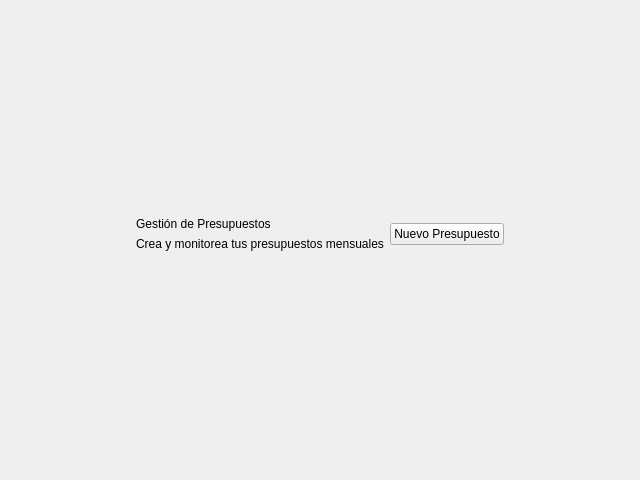
<?xml version="1.0" encoding="UTF-8"?>
<ui version="4.0">
 <class>PanelPresupuestos</class>
 <widget class="QWidget" name="PanelPresupuestos">
  <property name="geometry">
   <rect>
    <x>0</x>
    <y>0</y>
    <width>640</width>
    <height>480</height>
   </rect>
  </property>
  <property name="windowTitle">
   <string>Form</string>
  </property>
  <layout class="QGridLayout" name="gridLayout_2">
   <item row="0" column="1">
    <spacer name="verticalSpacer_2">
     <property name="orientation">
      <enum>Qt::Orientation::Vertical</enum>
     </property>
     <property name="sizeHint" stdset="0">
      <size>
       <width>20</width>
       <height>192</height>
      </size>
     </property>
    </spacer>
   </item>
   <item row="1" column="0">
    <spacer name="horizontalSpacer">
     <property name="orientation">
      <enum>Qt::Orientation::Horizontal</enum>
     </property>
     <property name="sizeHint" stdset="0">
      <size>
       <width>92</width>
       <height>20</height>
      </size>
     </property>
    </spacer>
   </item>
   <item row="1" column="1">
    <layout class="QGridLayout" name="gridLayout">
     <item row="0" column="0">
      <widget class="QLabel" name="label">
       <property name="minimumSize">
        <size>
         <width>160</width>
         <height>0</height>
        </size>
       </property>
       <property name="text">
        <string>Gestión de Presupuestos</string>
       </property>
      </widget>
     </item>
     <item row="1" column="0">
      <widget class="QLabel" name="label_2">
       <property name="minimumSize">
        <size>
         <width>160</width>
         <height>0</height>
        </size>
       </property>
       <property name="text">
        <string>Crea y monitorea tus presupuestos mensuales</string>
       </property>
      </widget>
     </item>
     <item row="2" column="0" colspan="2">
      <widget class="QFrame" name="SeccionPresupuestos">
       <property name="frameShape">
        <enum>QFrame::Shape::StyledPanel</enum>
       </property>
       <property name="frameShadow">
        <enum>QFrame::Shadow::Raised</enum>
       </property>
      </widget>
     </item>
     <item row="0" column="1" rowspan="2">
      <widget class="QPushButton" name="btn_agregar_presupuesto">
       <property name="sizePolicy">
        <sizepolicy hsizetype="Minimum" vsizetype="Fixed">
         <horstretch>140</horstretch>
         <verstretch>0</verstretch>
        </sizepolicy>
       </property>
       <property name="text">
        <string>Nuevo Presupuesto</string>
       </property>
      </widget>
     </item>
     <item row="3" column="0" colspan="2">
      <widget class="QFrame" name="SeccionResumen">
       <property name="frameShape">
        <enum>QFrame::Shape::StyledPanel</enum>
       </property>
       <property name="frameShadow">
        <enum>QFrame::Shadow::Raised</enum>
       </property>
      </widget>
     </item>
    </layout>
   </item>
   <item row="1" column="2">
    <spacer name="horizontalSpacer_2">
     <property name="orientation">
      <enum>Qt::Orientation::Horizontal</enum>
     </property>
     <property name="sizeHint" stdset="0">
      <size>
       <width>91</width>
       <height>20</height>
      </size>
     </property>
    </spacer>
   </item>
   <item row="2" column="1">
    <spacer name="verticalSpacer">
     <property name="orientation">
      <enum>Qt::Orientation::Vertical</enum>
     </property>
     <property name="sizeHint" stdset="0">
      <size>
       <width>20</width>
       <height>192</height>
      </size>
     </property>
    </spacer>
   </item>
  </layout>
 </widget>
 <resources/>
 <connections/>
</ui>
